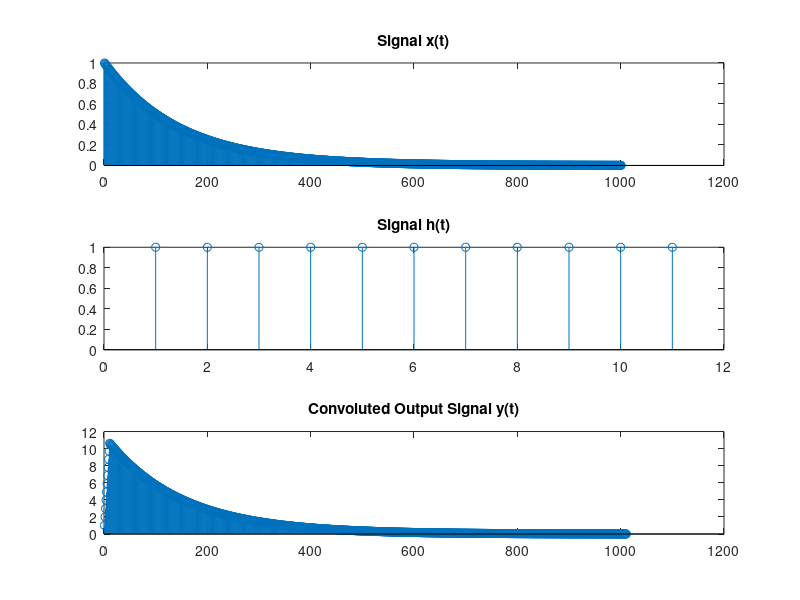

Source code (MATLAB):
%convolution of continuous signals 
hold on 
t=0:0.01:10;
h=ones(1,11);
x=power(0.5,t);
y=conv(x,h)

subplot(311);
stem(x);
title('Signal x(t)')

subplot(312);
stem(h);
title('Signal h(t)')

subplot(313);
stem(y);
title('Convoluted Output Signal y(t)')



hold off 

